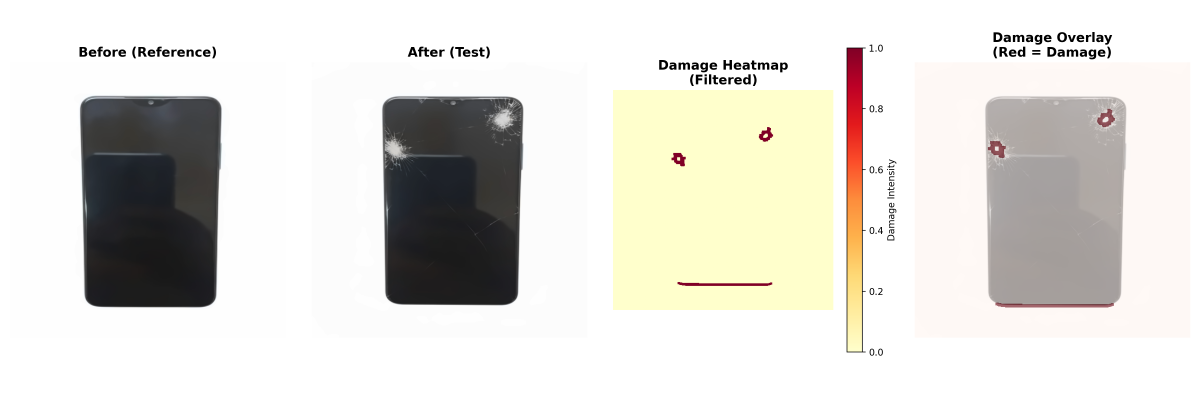
#> input picture agents/verification_agent/outputs/damage_result.png, 3600 x 1200 px (shown at 1/3 size)
$ python damage_verifier.py --before outputs/damage_result.png --after outputs/overlay.png --outdir out
#> lines starting #> are read from the running program, lines starting #| are printed output that depends on the picture
#> in verify_damage, ref is the input picture: shape (1200, 3600, 3); mean B, G, R 214.8, 220.5, 222.6
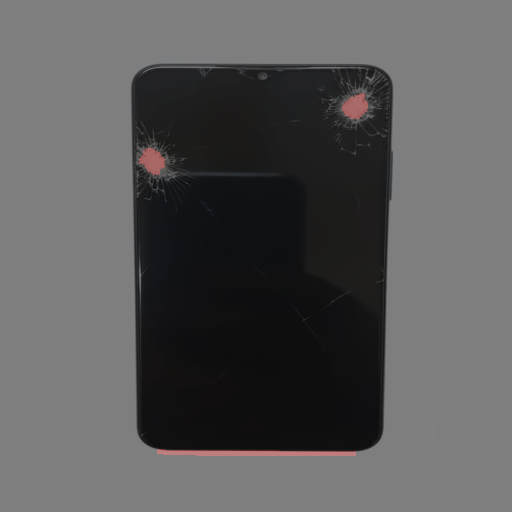
#> input picture agents/verification_agent/outputs/overlay.png, 512 x 512 px
#> in verify_damage, test is the input picture: shape (512, 512, 3); mean B, G, R 88.6, 88.3, 88.7
"""
damage_verifier.py

High-accuracy damage verification using:
- Structural dissimilarity (SSIM)
- Color differences (ΔE in LAB space)
- Edge / texture changes
- Weighted fusion & heatmap visualization
"""

import cv2
import numpy as np
from skimage.metrics import structural_similarity as ssim
from skimage import exposure, filters
from skimage.color import rgb2lab
import matplotlib.pyplot as plt
import os

# =========================
# Preprocessing
# =========================
def preprocess(img: np.ndarray, size=(512, 512)) -> np.ndarray:
    """Resize, denoise, normalize image to [0,1]."""
#> called with size = (512, 512)
    # Ensure input is uint8
    if img.dtype != np.uint8:
        img = (img * 255).astype(np.uint8)

    img = cv2.resize(img, size, interpolation=cv2.INTER_AREA)
    img = cv2.fastNlMeansDenoisingColored(img, None, 5, 5, 7, 21)
    return img.astype(np.float32) / 255.0


# =========================
# Structural Difference (SSIM)
# =========================
def ssim_diff(ref: np.ndarray, test: np.ndarray, mask: np.ndarray = None) -> np.ndarray:
    ref_gray = cv2.cvtColor((ref * 255).astype(np.uint8), cv2.COLOR_BGR2GRAY)
    test_gray = cv2.cvtColor((test * 255).astype(np.uint8), cv2.COLOR_BGR2GRAY)
    score, diff = ssim(ref_gray, test_gray, full=True, data_range=255)
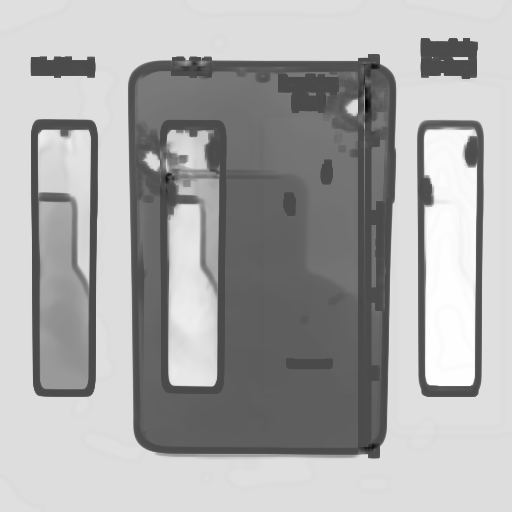
#> diff: shape (512, 512) float64; min -0.397, max 0.972, mean 0.511; drawn with min black and max white
#> score = 0.505
    diff = 1 - diff  # convert similarity to dissimilarity
    diff = (diff - diff.min()) / (np.ptp(diff) + 1e-6)
    return apply_mask(diff, mask)


# =========================
# Color Difference (ΔE in LAB)
# =========================
def deltaE_map(ref: np.ndarray, test: np.ndarray, mask: np.ndarray = None) -> np.ndarray:
    ref_lab = rgb2lab(ref)
#> ref_lab: shape (512, 512, 3) float32; mean of channels 0, 1, 2 86.4, -1.2, -1.6
    test_lab = rgb2lab(test)
#> test_lab: shape (512, 512, 3) float32; mean of channels 0, 1, 2 36.1, 0.2, -0.1
    dE = np.linalg.norm(ref_lab - test_lab, axis=-1)
    dE_norm = (dE - dE.min()) / (np.ptp(dE) + 1e-6)
    return apply_mask(dE_norm, mask)


# =========================
# Edge / Texture Differences
# =========================
def edge_diff(ref: np.ndarray, test: np.ndarray, mask: np.ndarray = None) -> np.ndarray:
    ref_edges = filters.sobel(cv2.cvtColor((ref * 255).astype(np.uint8), cv2.COLOR_BGR2GRAY))
    test_edges = filters.sobel(cv2.cvtColor((test * 255).astype(np.uint8), cv2.COLOR_BGR2GRAY))
    diff = np.abs(ref_edges - test_edges)
    diff = (diff - diff.min()) / (np.ptp(diff) + 1e-6)
    return apply_mask(diff, mask)


# =========================
# Masking Helper
# =========================
def apply_mask(arr: np.ndarray, mask: np.ndarray = None) -> np.ndarray:
    if mask is None:
        return arr.astype(np.float32)
    mask = cv2.resize(mask.astype(np.uint8), arr.shape[::-1])  # ensure same size
    mask = mask.astype(np.float32) / 255.0
    return (arr * mask).astype(np.float32)


# =========================
# Cue Fusion
# =========================
def fuse_cues(ssim_dissim: np.ndarray, dE: np.ndarray, edge_delta: np.ndarray, mask: np.ndarray = None) -> np.ndarray:
    # Weighted fusion (tweakable)
    w_ssim, w_de, w_edge = 0.45, 0.35, 0.20
    fused = w_ssim * ssim_dissim + w_de * dE + w_edge * edge_delta
    fused = (fused - fused.min()) / (np.ptp(fused) + 1e-6)
    fused = exposure.equalize_adapthist(fused, clip_limit=0.02)
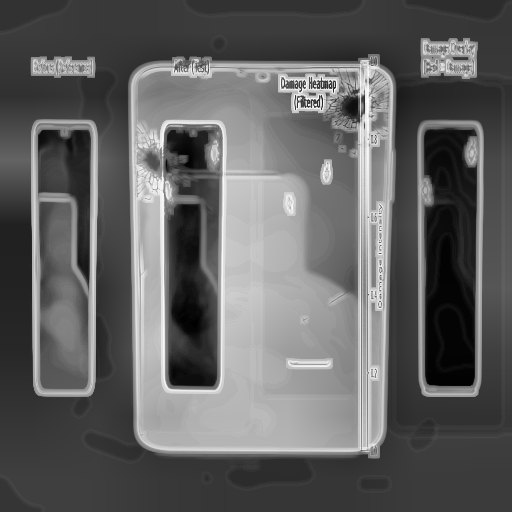
#> fused: shape (512, 512) float32; min 0, max 1, mean 0.384
    fused = (fused - fused.min()) / (np.ptp(fused) + 1e-6)
    fused = apply_mask(fused, mask)
    return fused.astype(np.float32)


# =========================
# Visualization
# =========================
def visualize_results(ref: np.ndarray, test: np.ndarray, fused: np.ndarray, save_path="damage_result.png"):
#> called with save_path = 'out/damage_result.png'
    plt.figure(figsize=(18, 6))

    plt.subplot(1, 4, 1)
    # Convert from BGR to RGB and handle float/int properly
    if ref.dtype == np.float32:
        ref_display = cv2.cvtColor((ref * 255).astype(np.uint8), cv2.COLOR_BGR2RGB)
    else:
        ref_display = cv2.cvtColor(ref, cv2.COLOR_BGR2RGB)
    plt.imshow(ref_display)
    plt.title("Before (Reference)", fontsize=14, fontweight='bold')
    plt.axis("off")

    plt.subplot(1, 4, 2)
    # Convert from BGR to RGB and handle float/int properly
    if test.dtype == np.float32:
        test_display = cv2.cvtColor((test * 255).astype(np.uint8), cv2.COLOR_BGR2RGB)
    else:
        test_display = cv2.cvtColor(test, cv2.COLOR_BGR2RGB)
    plt.imshow(test_display)
    plt.title("After (Test)", fontsize=14, fontweight='bold')
    plt.axis("off")

    plt.subplot(1, 4, 3)
    # Create a more interpretable heatmap
    # Apply threshold to highlight significant damage areas
    damage_threshold = 0.3
    enhanced_fused = np.copy(fused)
    enhanced_fused[enhanced_fused < damage_threshold] = 0
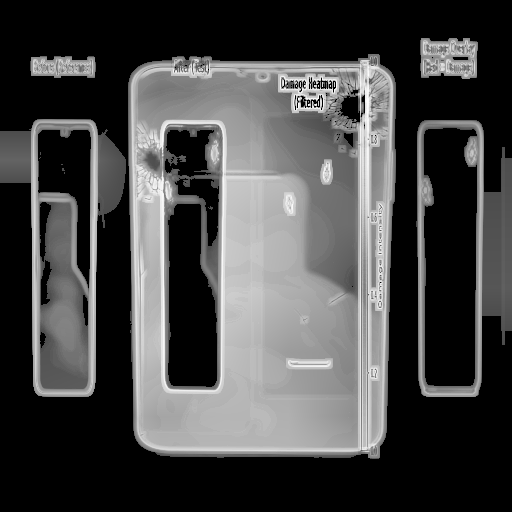
#> enhanced_fused: shape (512, 512) float32; min 0, max 1, mean 0.278

    # Use a more interpretable colormap
    im1 = plt.imshow(enhanced_fused, cmap="YlOrRd", vmin=0, vmax=1)
    plt.colorbar(im1, label='Damage Intensity', shrink=0.8)
    plt.title("Damage Heatmap\n(Filtered)", fontsize=14, fontweight='bold')
    plt.axis("off")

    plt.subplot(1, 4, 4)
    # Create overlay of damage on the after image
    if test.dtype == np.float32:
        overlay_base = (test * 255).astype(np.uint8)
    else:
        overlay_base = test.copy()

    # Create colored damage overlay
    damage_colored = plt.cm.Reds(enhanced_fused)[:, :, :3]  # Get RGB from colormap
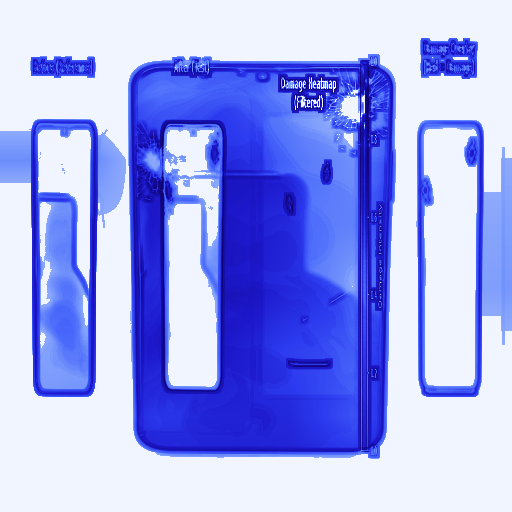
#> damage_colored: shape (512, 512, 3) float64; mean of channels 0, 1, 2 0.951, 0.65, 0.613; drawn as B, G, R
    damage_colored = (damage_colored * 255).astype(np.uint8)

    # Blend the damage overlay with the original image
    alpha = 0.6
    blended = cv2.addWeighted(
        cv2.cvtColor(overlay_base, cv2.COLOR_BGR2RGB),
        1-alpha,
        damage_colored,
        alpha,
        0
    )
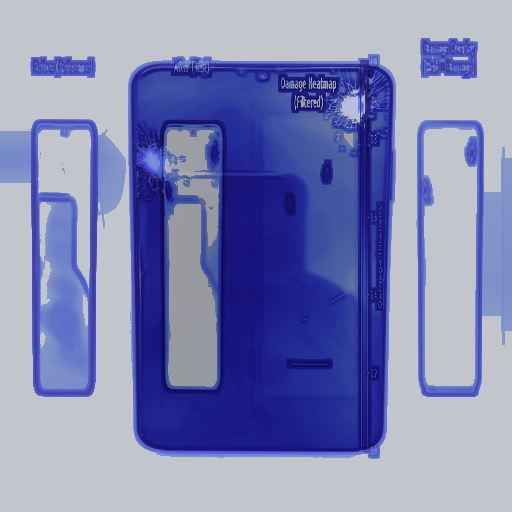
#> blended: shape (512, 512, 3); mean B, G, R 180.5, 134.4, 128.8

    plt.imshow(blended)
    plt.title("Damage Overlay\n(Red = Damage)", fontsize=14, fontweight='bold')
    plt.axis("off")
    plt.axis("off")

    plt.tight_layout()
    plt.savefig(save_path, dpi=200)
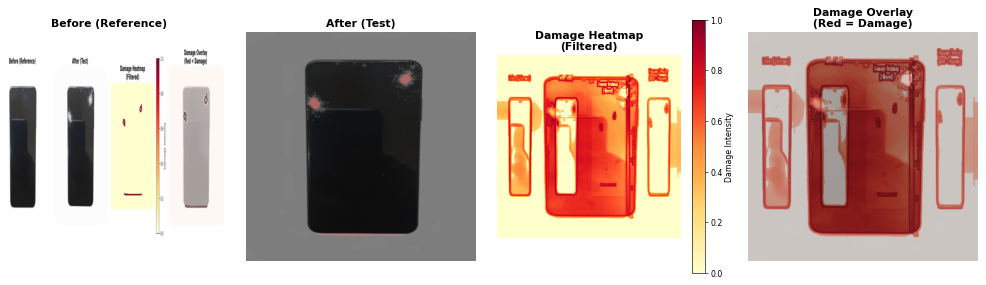
#> figure drawn by matplotlib, 5 panels; B, G, R data is drawn as R, G, B
    plt.close()


# =========================
# Main Pipeline
# =========================
def verify_damage(reference_path: str, test_path: str, mask_path: str = None, save_path="damage_result.png") -> np.ndarray:
    ref = cv2.imread(reference_path)
    test = cv2.imread(test_path)

    ref = preprocess(ref)
    test = preprocess(test)

    mask = cv2.imread(mask_path, 0) if mask_path else None

    ssim_dissim = ssim_diff(ref, test, mask)
    dE = deltaE_map(ref, test, mask)
    edge_delta = edge_diff(ref, test, mask)

    fused = fuse_cues(ssim_dissim, dE, edge_delta, mask)

    visualize_results(ref, test, fused, save_path)
    return fused


if __name__ == "__main__":
    import argparse
    parser = argparse.ArgumentParser(description="Verify damage between two images")
    parser.add_argument("--before", type=str, required=True, help="Path to BEFORE image")
    parser.add_argument("--after", type=str, required=True, help="Path to AFTER image")
    parser.add_argument("--outdir", type=str, required=True, help="Output directory to save results")
    args = parser.parse_args()

    os.makedirs(args.outdir, exist_ok=True)

    # Only generate and save damage_result.png (side-by-side visualization)
    result_path = os.path.join(args.outdir, "damage_result.png")
    verify_damage(args.before, args.after, save_path=result_path)
    print(f"[INFO] Side-by-side damage result saved at {result_path}")

    # =========================
    # Overlay Working Code (from overlayworkingcode.txt)
    # =========================
    import cv2
    import numpy as np
    import os
    import argparse
    from skimage.metrics import structural_similarity as ssim
    from skimage.color import rgb2lab, deltaE_cie76
    from skimage import filters

    def preprocess(img, size=(256, 256)):
        img = cv2.resize(img, size, interpolation=cv2.INTER_AREA)
        return img

    # [180 lines left out: functions compute_ssim, compute_color_diff, compute_edge_diff, fuse_cues, visualize_damage, generate_overlay and 7 more, not called in this run]
